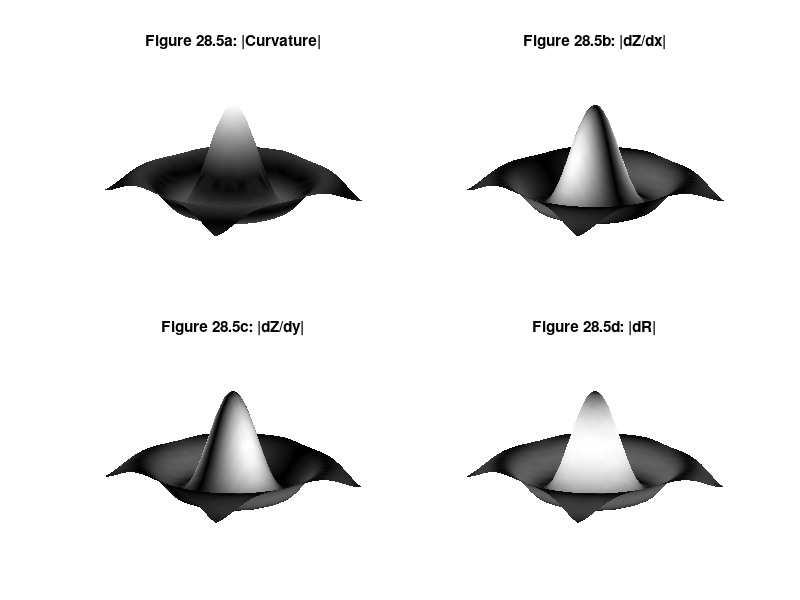

Source code (MATLAB):
x = -7.5:.5:7.5;           % data
[X Y] = meshgrid(x);       % create plaid data
R = sqrt(X.^2 + Y.^2)+eps; % create sombrero
Z = sin(R)./R;

subplot(2,2,1)
surf(X,Y,Z,abs(del2(Z)))   % absolute Laplacian
colormap(gray)
shading interp
axis tight off
title('Figure 28.5a: |Curvature|')

subplot(2,2,2)
[dZdx,dZdy] = gradient(Z); % compute gradient of surface
surf(X,Y,Z,abs(dZdx))      % color varies with absolute slope in x-direction
shading interp
axis tight off
title('Figure 28.5b: |dZ/dx|')
 
subplot(2,2,3)
surf(X,Y,Z,abs(dZdy))      % color varies with absolute slope in y-direction
shading interp
axis tight off
title('Figure 28.5c: |dZ/dy|')

subplot(2,2,4)
dR = sqrt(dZdx.^2 + dZdy.^2);
surf(X,Y,Z,abs(dR))        % color varies with absolute slope in radius
shading interp
axis tight off
title('Figure 28.5d: |dR|') 
